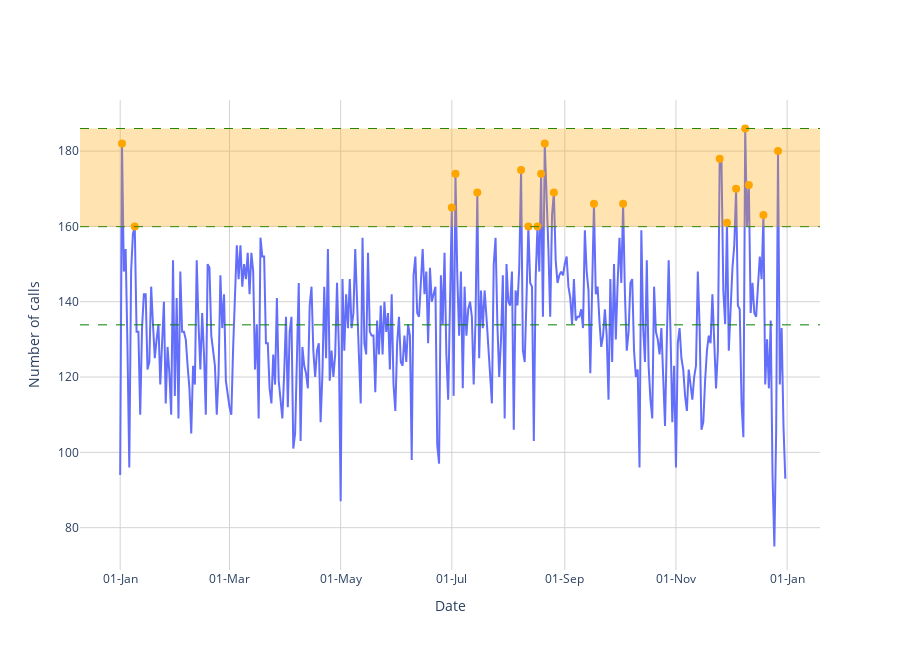

Notebook code cell kept with this figure:
### Code cell
mu = calls_by_day_df.suma.mean()
mu_max = max(calls_by_day_df.suma)
mu_min = min(calls_by_day_df.suma)
#####

time_series = calls_by_day_df.suma

indices = find_peaks(time_series)[0]
idx, properties = find_peaks(time_series)
pics = time_series[idx]

pics = pics[pics> (mu_max-mu)*0.5+mu]

print((mu_max-mu)*0.5+mu)


layout = Layout(
    paper_bgcolor='white',
    plot_bgcolor='rgba(0,0,0,0)',
     width=900, height=650
)

fig = go.Figure(layout=layout)
fig.add_trace(go.Scatter(
    x=aux.index,
    y=time_series,
    mode='lines',
    name='Original Plot'
))

fig.add_trace(go.Scatter(
    x=pics.index,
    y=pics,
    text=pics.index,
    textposition="bottom center",
    mode='markers',
    marker=dict(
        size=8,
        color='orange',
        symbol='circle'
    ),
    name='Detected Peaks'
    
))

fig.update_xaxes(tickformat='%d-%b')

fig.add_hline(y=(mu_max-mu)*0.5+mu, line_width=1, line_dash="dash", line_color="green")
fig.add_hline(y=mu, line_width=1, line_dash="dash", line_color="green")
fig.add_hline(y=mu_max, line_width=1, line_dash="dash", line_color="green")
#fig.add_hline(y=mu_min, line_width=1, line_dash="dash", line_color="green")
fig.add_hrect(y0=(mu_max-mu)*0.5+mu, y1=mu_max, line_width=0, fillcolor="orange", opacity=0.3)


fig.update_xaxes(showgrid=True, gridwidth=1, gridcolor='lightgray')
fig.update_yaxes(showgrid=True, gridwidth=1, gridcolor='lightgray')

#fig.update_layout(title='2013-2019', xaxis_title='Date', yaxis_title='Number of calls') 
fig.update_layout( xaxis_title='Date', yaxis_title='Number of calls') 
fig.update_layout(showlegend=False) 
fig.show()

### Figure 1 — Plotly figure (JSON) as saved in the notebook; plotly's stock layout.template omitted (floating-point values rounded to 4 significant figures; data arrays with more than 128 entries replaced by an {"elided": "..."} marker saying what was removed)
{"data": [{"mode": "lines", "name": "Original Plot", "type": "scatter", "x": {"elided": "365 str values"}, "y": {"elided": "365 int values"}}, {"marker": {"color": "orange", "size": 8, "symbol": "circle"}, "mode": "markers", "name": "Detected Peaks", "text": ["2012-01-02T00:00:00", "2012-01-09T00:00:00", "2012-07-01T00:00:00", "2012-07-03T00:00:00", "2012-07-15T00:00:00", "2012-08-08T00:00:00", "2012-08-12T00:00:00", "2012-08-17T00:00:00", "2012-08-19T00:00:00", "2012-08-21T00:00:00", "2012-08-26T00:00:00", "2012-09-17T00:00:00", "2012-10-03T00:00:00", "2012-11-25T00:00:00", "2012-11-29T00:00:00", "2012-12-04T00:00:00", "2012-12-09T00:00:00", "2012-12-11T00:00:00", "2012-12-19T00:00:00", "2012-12-27T00:00:00"], "textposition": "bottom center", "type": "scatter", "x": ["2012-01-02T00:00:00", "2012-01-09T00:00:00", "2012-07-01T00:00:00", "2012-07-03T00:00:00", "2012-07-15T00:00:00", "2012-08-08T00:00:00", "2012-08-12T00:00:00", "2012-08-17T00:00:00", "2012-08-19T00:00:00", "2012-08-21T00:00:00", "2012-08-26T00:00:00", "2012-09-17T00:00:00", "2012-10-03T00:00:00", "2012-11-25T00:00:00", "2012-11-29T00:00:00", "2012-12-04T00:00:00", "2012-12-09T00:00:00", "2012-12-11T00:00:00", "2012-12-19T00:00:00", "2012-12-27T00:00:00"], "y": [182, 160, 165, 174, 169, 175, 160, 160, 174, 182, 169, 166, 166, 178, 161, 170, 186, 171, 163, 180]}], "layout": {"height": 650, "paper_bgcolor": "white", "plot_bgcolor": "rgba(0,0,0,0)", "shapes": [{"line": {"color": "green", "dash": "dash", "width": 1}, "type": "line", "x0": 0, "x1": 1, "xref": "x domain", "y0": 159.9, "y1": 159.9, "yref": "y"}, {"line": {"color": "green", "dash": "dash", "width": 1}, "type": "line", "x0": 0, "x1": 1, "xref": "x domain", "y0": 133.9, "y1": 133.9, "yref": "y"}, {"line": {"color": "green", "dash": "dash", "width": 1}, "type": "line", "x0": 0, "x1": 1, "xref": "x domain", "y0": 186, "y1": 186, "yref": "y"}, {"fillcolor": "orange", "line": {"width": 0}, "opacity": 0.3, "type": "rect", "x0": 0, "x1": 1, "xref": "x domain", "y0": 159.9, "y1": 186, "yref": "y"}], "showlegend": false, "width": 900, "xaxis": {"gridcolor": "lightgray", "gridwidth": 1, "showgrid": true, "tickformat": "%d-%b", "title": {"text": "Date"}}, "yaxis": {"gridcolor": "lightgray", "gridwidth": 1, "showgrid": true, "title": {"text": "Number of calls"}}}}
